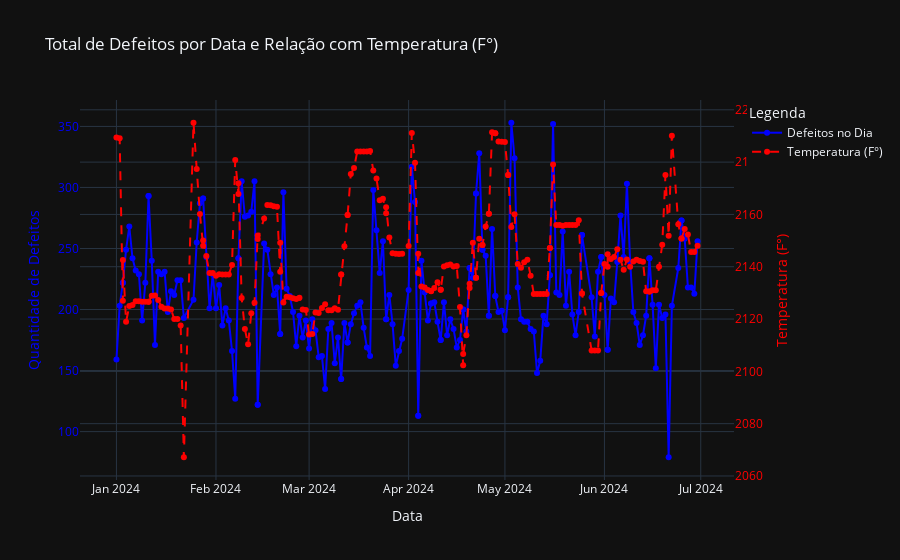
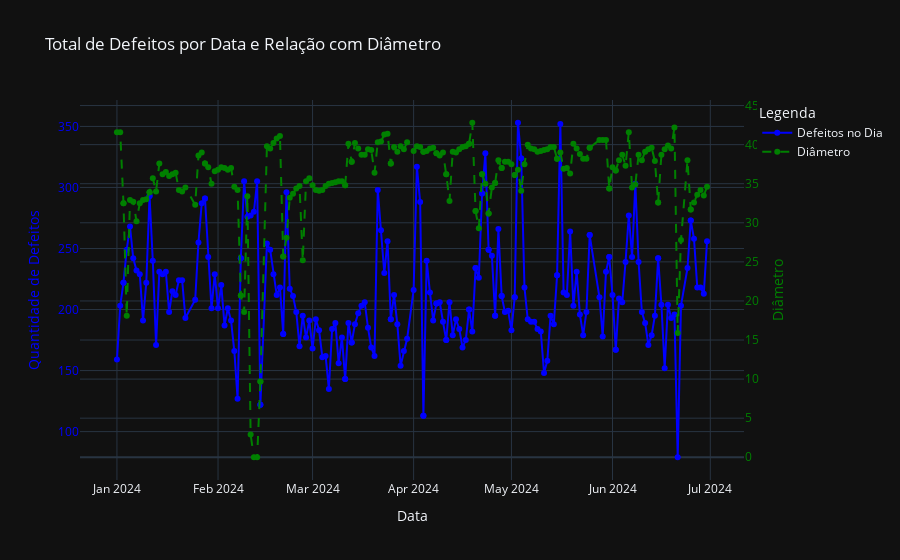
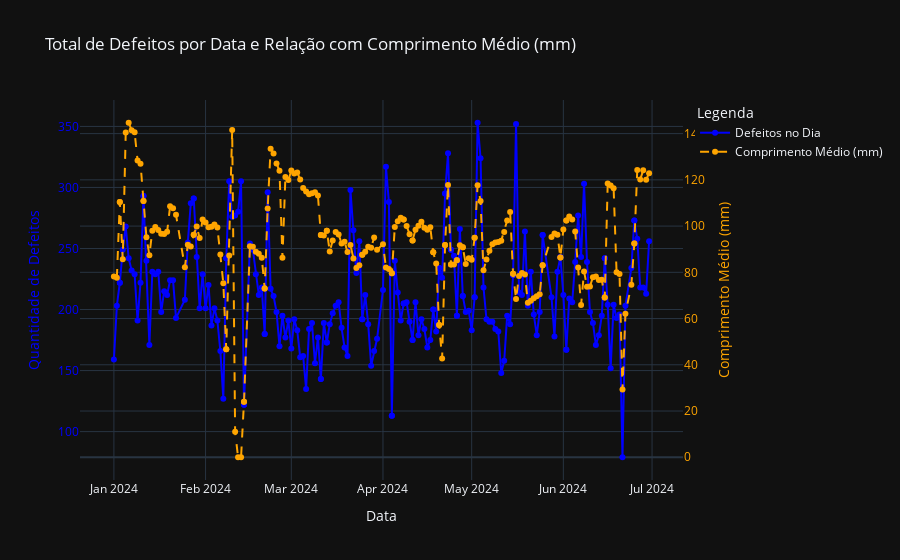

Notebook code cell kept with these figures, in order:
### Markdown cell above
### Gráfico de quantidade de defeitos por cada variável de medida da gota, visualizar como cada variável afeta a quantidade de defeitos

### Code cell
df_resumo_geral_reset = df_resumo_geral_reset.sort_values('Data de prod', ascending=False)

variaveis = [
    {"coluna": "Temperatura (F°)", "cor": "red", "nome": "Temperatura (F°)"},
    {"coluna": "Diâmetro", "cor": "green", "nome": "Diâmetro"},
    {"coluna": "Comprimento médio (mm)", "cor": "orange", "nome": "Comprimento Médio (mm)"},
    {"coluna": "Peso médio (g)", "cor": "purple", "nome": "Peso Médio (g)"}
]

for var in variaveis:
    fig = go.Figure()

    fig.add_trace(
        go.Scatter(
            x=df_resumo_geral_reset["Data de prod"],
            y=df_resumo_geral_reset["Total de Defeitos no Dia"],
            mode="lines+markers",
            name="Defeitos no Dia",
            line=dict(color="blue")
        )
    )

    fig.add_trace(
        go.Scatter(
            x=df_resumo_geral_reset["Data de prod"],
            y=df_resumo_geral_reset[var["coluna"]],
            mode="lines+markers",
            name=var["nome"],
            line=dict(color=var["cor"], dash="dash"),
            yaxis="y2"
        )
    )

    fig.update_layout(
        title=f"Total de Defeitos por Data e Relação com {var['nome']}",
        xaxis=dict(title="Data"),
        yaxis=dict(
            title="Quantidade de Defeitos",
            titlefont=dict(color="blue"),
            tickfont=dict(color="blue")
        ),
        yaxis2=dict(
            title=var["nome"],
            titlefont=dict(color=var["cor"]),
            tickfont=dict(color=var["cor"]),
            overlaying="y",
            side="right"
        ),
        legend_title="Legenda",
        template="plotly_dark"
    )

    fig.show()

### Figure 1 — Plotly figure (JSON) as saved in the notebook; plotly's stock layout.template omitted (floating-point values rounded to 4 significant figures; data arrays with more than 128 entries replaced by an {"elided": "..."} marker saying what was removed)
{"data": [{"line": {"color": "blue"}, "mode": "lines+markers", "name": "Defeitos no Dia", "type": "scatter", "x": {"elided": "200 str values"}, "y": {"elided": "200 int values"}}, {"line": {"color": "red", "dash": "dash"}, "mode": "lines+markers", "name": "Temperatura (F°)", "type": "scatter", "x": {"elided": "200 str values"}, "y": {"elided": "200 float values"}, "yaxis": "y2"}], "layout": {"legend": {"title": {"text": "Legenda"}}, "title": {"text": "Total de Defeitos por Data e Relação com Temperatura (F°)"}, "xaxis": {"title": {"text": "Data"}}, "yaxis": {"tickfont": {"color": "blue"}, "title": {"font": {"color": "blue"}, "text": "Quantidade de Defeitos"}}, "yaxis2": {"overlaying": "y", "side": "right", "tickfont": {"color": "red"}, "title": {"font": {"color": "red"}, "text": "Temperatura (F°)"}}}}

### Figure 2 — Plotly figure (JSON) as saved in the notebook; plotly's stock layout.template omitted (floating-point values rounded to 4 significant figures; data arrays with more than 128 entries replaced by an {"elided": "..."} marker saying what was removed)
{"data": [{"line": {"color": "blue"}, "mode": "lines+markers", "name": "Defeitos no Dia", "type": "scatter", "x": {"elided": "200 str values"}, "y": {"elided": "200 int values"}}, {"line": {"color": "green", "dash": "dash"}, "mode": "lines+markers", "name": "Diâmetro", "type": "scatter", "x": {"elided": "200 str values"}, "y": {"elided": "200 float values"}, "yaxis": "y2"}], "layout": {"legend": {"title": {"text": "Legenda"}}, "title": {"text": "Total de Defeitos por Data e Relação com Diâmetro"}, "xaxis": {"title": {"text": "Data"}}, "yaxis": {"tickfont": {"color": "blue"}, "title": {"font": {"color": "blue"}, "text": "Quantidade de Defeitos"}}, "yaxis2": {"overlaying": "y", "side": "right", "tickfont": {"color": "green"}, "title": {"font": {"color": "green"}, "text": "Diâmetro"}}}}

### Figure 3 — Plotly figure (JSON) as saved in the notebook; plotly's stock layout.template omitted (floating-point values rounded to 4 significant figures; data arrays with more than 128 entries replaced by an {"elided": "..."} marker saying what was removed)
{"data": [{"line": {"color": "blue"}, "mode": "lines+markers", "name": "Defeitos no Dia", "type": "scatter", "x": {"elided": "200 str values"}, "y": {"elided": "200 int values"}}, {"line": {"color": "orange", "dash": "dash"}, "mode": "lines+markers", "name": "Comprimento Médio (mm)", "type": "scatter", "x": {"elided": "200 str values"}, "y": {"elided": "200 float values"}, "yaxis": "y2"}], "layout": {"legend": {"title": {"text": "Legenda"}}, "title": {"text": "Total de Defeitos por Data e Relação com Comprimento Médio (mm)"}, "xaxis": {"title": {"text": "Data"}}, "yaxis": {"tickfont": {"color": "blue"}, "title": {"font": {"color": "blue"}, "text": "Quantidade de Defeitos"}}, "yaxis2": {"overlaying": "y", "side": "right", "tickfont": {"color": "orange"}, "title": {"font": {"color": "orange"}, "text": "Comprimento Médio (mm)"}}}}
